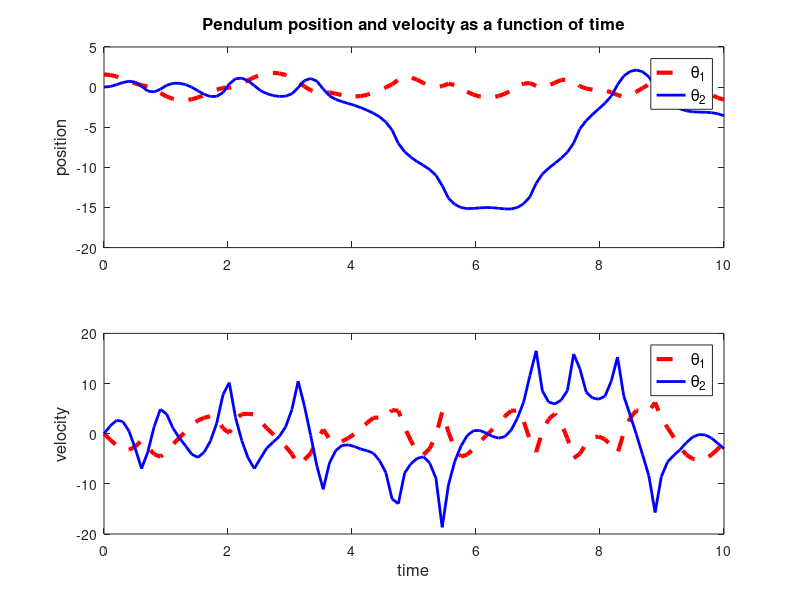
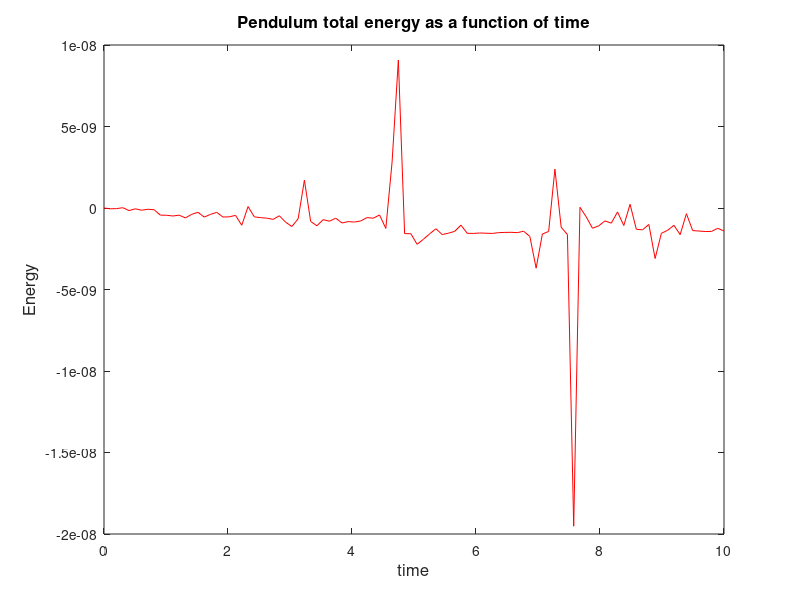
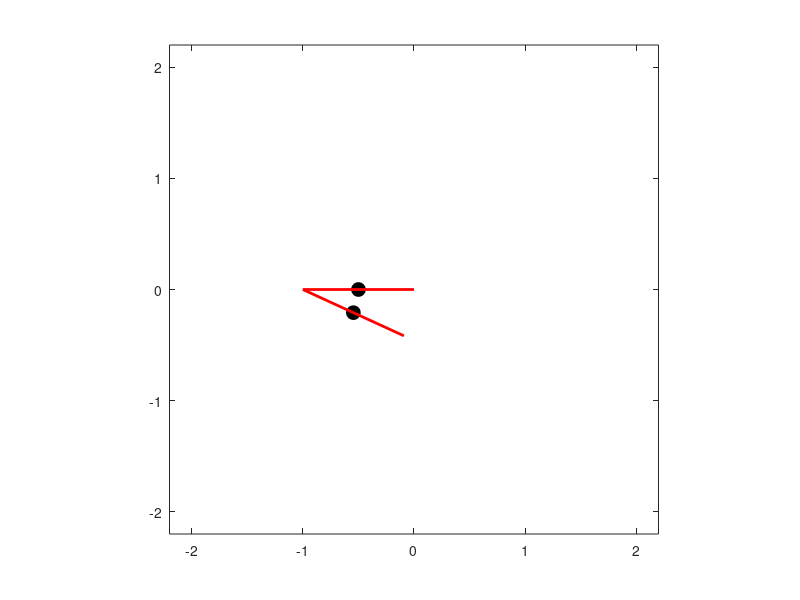

These charts were generated, in order, by the following MATLAB code:
function example_double_pendulum

clc
clear all
close all

m1 = 1; I1 = 0.1; m2 = 1; I2 = 0.1;
c1 = 0.5; c2 = 0.5;
l = 1; g = 9.81;
fps = 30;

parms.m1 = m1; parms.m2 = m2; 
parms.I1 = I1; parms.I2 = I2;
parms.c1 = c1; parms.c2 = c2;
parms.l = l; parms.g = g;

t = linspace(0,10); %time values
z0 = [pi/2 0 0 0];
options = odeset('Abstol',1e-10,'Reltol',1e-10);
[t, z] = ode45(@rhs,t,z0,options,parms); %integrate using ode45

figure(1)
subplot(2,1,1)
plot(t,z(:,1),'r--','Linewidth',3); hold on
plot(t,z(:,3),'b','Linewidth',2);
ylabel('position','Fontsize',12);
title('Pendulum position and velocity as a function of time','Fontsize',12);
legend('\theta_1','\theta_2','Location','best','Fontsize',12);
subplot(2,1,2)
plot(t,z(:,2),'r--','Linewidth',3); hold on
plot(t,z(:,4),'b','Linewidth',2);
ylabel('velocity','Fontsize',12);
xlabel('time','Fontsize',12);
legend('\theta_1','\theta_2','Location','best','Fontsize',12);


%check energy
for i=1:length(t)
    theta1 = z(i,1); omega1 = z(i,2);
    theta2 = z(i,3); omega2 = z(i,4);
    KE(i) = (m2*((omega1*(c2*sin(theta1 + theta2) + l*sin(theta1)) + c2*omega2*sin(theta1 + theta2))^2 + (omega1*(c2*cos(theta1 + theta2) + l*cos(theta1)) + c2*omega2*cos(theta1 + theta2))^2))/2 + (I2*(omega1 + omega2)^2)/2 + (I1*omega1^2)/2 + (m1*(c1^2*omega1^2*cos(theta1)^2 + c1^2*omega1^2*sin(theta1)^2))/2;
    PE(i) = - g*m2*(c2*cos(theta1 + theta2) + l*cos(theta1)) - c1*g*m1*cos(theta1);
    TE(i) = KE(i)+PE(i);
end

figure(2)
plot(t,TE,'r');
title('Pendulum total energy as a function of time','Fontsize',12);
ylabel('Energy','Fontsize',12);
xlabel('time','Fontsize',12);

figure(3)
animate(t,z,parms,fps);

function zdot = rhs(t,z,parms)

m1 = parms.m1; m2 = parms.m2;
I1 = parms.I1; I2 = parms.I2;
c1 = parms.c1; c2 = parms.c2;
l = parms.l; g = parms.g;

theta1 = z(1);
omega1 = z(2);
theta2 = z(3);
omega2 = z(4);

tau_1 = 0; %shoulder torque
tau_2 = 0; %-0.5*omega2; %-100*(theta2-pi/2); % 1, 10, 100 %elbow torque
tau = [tau_1; tau_2];

M11 = I1 + I2 + (m2*(2*(c2*(cos(theta1)*cos(theta2) - sin(theta1)*sin(theta2)) + l*cos(theta1))^2 + 2*(c2*(cos(theta1)*sin(theta2) + cos(theta2)*sin(theta1)) + l*sin(theta1))^2))/2 + (m1*(2*c1^2*cos(theta1)^2 + 2*c1^2*sin(theta1)^2))/2;
M12 = I2 + (m2*(2*c2*(c2*(cos(theta1)*cos(theta2) - sin(theta1)*sin(theta2)) + l*cos(theta1))*(cos(theta1)*cos(theta2) - sin(theta1)*sin(theta2)) + 2*c2*(c2*(cos(theta1)*sin(theta2) + cos(theta2)*sin(theta1)) + l*sin(theta1))*(cos(theta1)*sin(theta2) + cos(theta2)*sin(theta1))))/2;
M21 = I2 + (m2*(2*c2*(c2*(cos(theta1)*cos(theta2) - sin(theta1)*sin(theta2)) + l*cos(theta1))*(cos(theta1)*cos(theta2) - sin(theta1)*sin(theta2)) + 2*c2*(c2*(cos(theta1)*sin(theta2) + cos(theta2)*sin(theta1)) + l*sin(theta1))*(cos(theta1)*sin(theta2) + cos(theta2)*sin(theta1))))/2;
M22 = I2 + (m2*(2*c2^2*(cos(theta1)*sin(theta2) + cos(theta2)*sin(theta1))^2 + 2*c2^2*(cos(theta1)*cos(theta2) - sin(theta1)*sin(theta2))^2))/2;
C1 = -(m2*omega2*(2*(c2*(cos(theta1)*cos(theta2) - sin(theta1)*sin(theta2)) + l*cos(theta1))*(c2*omega1*(cos(theta1)*sin(theta2) + cos(theta2)*sin(theta1)) + c2*omega2*(cos(theta1)*sin(theta2) + cos(theta2)*sin(theta1))) - 2*(c2*(cos(theta1)*sin(theta2) + cos(theta2)*sin(theta1)) + l*sin(theta1))*(c2*omega1*(cos(theta1)*cos(theta2) - sin(theta1)*sin(theta2)) + c2*omega2*(cos(theta1)*cos(theta2) - sin(theta1)*sin(theta2))) + 2*c2*(omega1*(c2*(cos(theta1)*cos(theta2) - sin(theta1)*sin(theta2)) + l*cos(theta1)) + c2*omega2*(cos(theta1)*cos(theta2) - sin(theta1)*sin(theta2)))*(cos(theta1)*sin(theta2) + cos(theta2)*sin(theta1)) - 2*c2*(omega1*(c2*(cos(theta1)*sin(theta2) + cos(theta2)*sin(theta1)) + l*sin(theta1)) + c2*omega2*(cos(theta1)*sin(theta2) + cos(theta2)*sin(theta1)))*(cos(theta1)*cos(theta2) - sin(theta1)*sin(theta2))))/2;
C2 = (m2*(2*(omega1*(c2*(cos(theta1)*cos(theta2) - sin(theta1)*sin(theta2)) + l*cos(theta1)) + c2*omega2*(cos(theta1)*cos(theta2) - sin(theta1)*sin(theta2)))*(c2*omega1*(cos(theta1)*sin(theta2) + cos(theta2)*sin(theta1)) + c2*omega2*(cos(theta1)*sin(theta2) + cos(theta2)*sin(theta1))) - 2*(omega1*(c2*(cos(theta1)*sin(theta2) + cos(theta2)*sin(theta1)) + l*sin(theta1)) + c2*omega2*(cos(theta1)*sin(theta2) + cos(theta2)*sin(theta1)))*(c2*omega1*(cos(theta1)*cos(theta2) - sin(theta1)*sin(theta2)) + c2*omega2*(cos(theta1)*cos(theta2) - sin(theta1)*sin(theta2)))))/2 - (m2*omega2*(2*c2*(cos(theta1)*cos(theta2) - sin(theta1)*sin(theta2))*(c2*omega1*(cos(theta1)*sin(theta2) + cos(theta2)*sin(theta1)) + c2*omega2*(cos(theta1)*sin(theta2) + cos(theta2)*sin(theta1))) - 2*c2*(cos(theta1)*sin(theta2) + cos(theta2)*sin(theta1))*(c2*omega1*(cos(theta1)*cos(theta2) - sin(theta1)*sin(theta2)) + c2*omega2*(cos(theta1)*cos(theta2) - sin(theta1)*sin(theta2))) + 2*c2*(omega1*(c2*(cos(theta1)*cos(theta2) - sin(theta1)*sin(theta2)) + l*cos(theta1)) + c2*omega2*(cos(theta1)*cos(theta2) - sin(theta1)*sin(theta2)))*(cos(theta1)*sin(theta2) + cos(theta2)*sin(theta1)) - 2*c2*(omega1*(c2*(cos(theta1)*sin(theta2) + cos(theta2)*sin(theta1)) + l*sin(theta1)) + c2*omega2*(cos(theta1)*sin(theta2) + cos(theta2)*sin(theta1)))*(cos(theta1)*cos(theta2) - sin(theta1)*sin(theta2))))/2;
G1 = g*m2*(c2*(cos(theta1)*sin(theta2) + cos(theta2)*sin(theta1)) + l*sin(theta1)) + c1*g*m1*sin(theta1);
G2 = c2*g*m2*(cos(theta1)*sin(theta2) + cos(theta2)*sin(theta1));
M = [M11 M12; M21 M22];
C = [C1; C2];
G = [G1; G2];
thetaddot = M\(tau-G-C);

zdot = [omega1 thetaddot(1) omega2 thetaddot(2)]'; 

%===================================================================
function animate(t_all,z_all,parms,fps)
%===================================================================

%%%% Interpolate linearly using fps %%%%%
z_all_plot = [z_all(:,1) z_all(:,3)];
nn = size(z_all_plot,2);
total_frames = round(t_all(end)*fps);
t = linspace(0,t_all(end),total_frames);
z = zeros(total_frames,nn);
for i=1:nn
    z(:,i) = interp1(t_all,z_all_plot(:,i),t);
end

%%%%% Now animate the results %%%%%%% 
l = parms.l;
c1 = parms.c1;
c2 = parms.c2;
ll = 2.2*l;

mm = size(z,1);
for i=1:mm
    
    theta1 = z(i,1); theta2 = z(i,2);
    O = [0 0];
    P = [l*sin(theta1) -l*cos(theta1)]; 
    G1 = [c1*sin(theta1) -c1*cos(theta1)];
    
    G2 = P + c2*[sin(theta1+theta2) -cos(theta1+theta2)];
    Q = P + l*[sin(theta1+theta2) -cos(theta1+theta2)];
    
    h1 = plot(G1(1),G1(2),'ko','MarkerFaceColor','k','Markersize',10); hold on;
    h2 = plot(G2(1),G2(2),'ko','MarkerFaceColor','k','Markersize',10);
    h3 = line([O(1) P(1)],[O(2) P(2)],'Color','red','Linewidth',2);
    h4 = line([P(1) Q(1)],[P(2) Q(2)],'Color','red','Linewidth',2);
    
    axis('equal')
    axis([-ll ll -ll ll]);
    if (i==1)
        pause(1)
    end
    
    %delay to create animation
    pause(0.01);
   
   if (i~=mm)     %delete all but not the last entry
       delete(h1);
       delete(h2);
       delete(h3);
       delete(h4);
   end
end